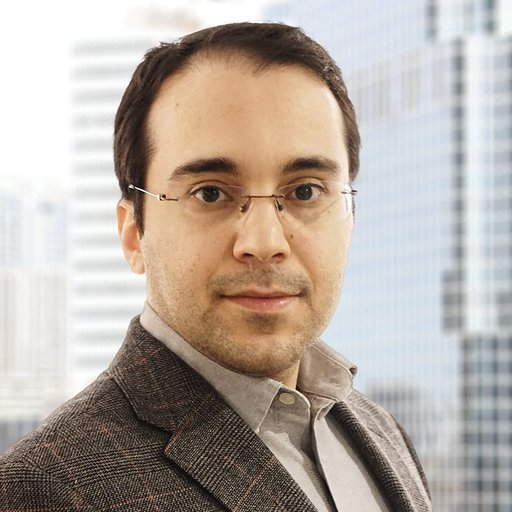
#> input picture data/1.jpg, 512 x 512 px
$ python -i canny.py   (imports and definitions only)
#> lines starting #> are read from the running program, lines starting #| are printed output that depends on the picture
# We need a better edge detection, Laplacian is not enough
# The main source of this file is form this github repo:
# https://github.com/FienSoP/canny_edge_detector

# Canny edge detector has five steps:
# Noise reduction
# Gradient calculation
# Non-maximum suppression
# Double threshold
# Edge Tracking by Hysteresis

from scipy import ndimage
from scipy.ndimage.filters import convolve

from scipy import misc
import numpy as np


class cannyEdgeDetector:
    def __init__(self, img, sigma=1, kernel_size=5, weak_pixel=75, strong_pixel=255, lowthreshold=0.05, highthreshold=0.15):
        self.img = img
        self.img_smoothed = None
        self.gradientMat = None
        self.thetaMat = None
        self.nonMaxImg = None
        self.thresholdImg = None
        self.weak_pixel = weak_pixel
        self.strong_pixel = strong_pixel
        self.sigma = sigma
        self.kernel_size = kernel_size
        self.lowThreshold = lowthreshold
        self.highThreshold = highthreshold
        return

    def gaussian_kernel(self, size, sigma=1):
        size = int(size) // 2
        x, y = np.mgrid[-size:size+1, -size:size+1]
        normal = 1 / (2.0 * np.pi * sigma**2)
        g = np.exp(-((x**2 + y**2) / (2.0*sigma**2))) * normal
        return g

    def sobel_filters(self, img):
        Kx = np.array([[-1, 0, 1], [-2, 0, 2], [-1, 0, 1]], np.float32)
        Ky = np.array([[1, 2, 1], [0, 0, 0], [-1, -2, -1]], np.float32)
        Ix = ndimage.filters.convolve(img, Kx)
        Iy = ndimage.filters.convolve(img, Ky)
        G = np.hypot(Ix, Iy)
        G = G / G.max() * 255
        theta = np.arctan2(Iy, Ix)
        return (G, theta)

    def non_max_suppression(self, img, D):
        M, N = img.shape
        Z = np.zeros((M, N), dtype=np.int32)
        angle = D * 180. / np.pi
        angle[angle < 0] += 180
        for i in range(1, M-1):
            for j in range(1, N-1):
                try:
                    q = 255
                    r = 255
                   # angle 0
                    if (0 <= angle[i, j] < 22.5) or (157.5 <= angle[i, j] <= 180):
                        q = img[i, j+1]
                        r = img[i, j-1]
                    # angle 45
                    elif (22.5 <= angle[i, j] < 67.5):
                        q = img[i+1, j-1]
                        r = img[i-1, j+1]
                    # angle 90
                    elif (67.5 <= angle[i, j] < 112.5):
                        q = img[i+1, j]
                        r = img[i-1, j]
                    # angle 135
                    elif (112.5 <= angle[i, j] < 157.5):
                        q = img[i-1, j-1]
                        r = img[i+1, j+1]
                    if (img[i, j] >= q) and (img[i, j] >= r):
                        Z[i, j] = img[i, j]
                    else:
                        Z[i, j] = 0
                except:
                    pass
        return Z

    def threshold(self, img):
        highThreshold = img.max() * self.highThreshold
        lowThreshold = highThreshold * self.lowThreshold
        M, N = img.shape
        res = np.zeros((M, N), dtype=np.int32)
        weak = np.int32(self.weak_pixel)
        strong = np.int32(self.strong_pixel)
        strong_i, strong_j = np.where(img >= highThreshold)
        # zeros_i, zeros_j = np.where(img < lowThreshold)
        weak_i, weak_j = np.where(
            (img <= highThreshold) & (img >= lowThreshold))
        res[strong_i, strong_j] = strong
        res[weak_i, weak_j] = weak
        return (res)

    def hysteresis(self, img):
        M, N = img.shape
        weak = self.weak_pixel
        strong = self.strong_pixel
        for i in range(1, M-1):
            for j in range(1, N-1):
                if (img[i, j] == weak):
                    try:
                        if ((img[i+1, j-1] == strong) or (img[i+1, j] == strong) or (img[i+1, j+1] == strong)
                            or (img[i, j-1] == strong) or (img[i, j+1] == strong)
                                or (img[i-1, j-1] == strong) or (img[i-1, j] == strong) or (img[i-1, j+1] == strong)):
                            img[i, j] = strong
                        else:
                            img[i, j] = 0
                    except:
                        pass
        return img

    def detect(self):
        self.img_smoothed = convolve(
            self.img, self.gaussian_kernel(self.kernel_size, self.sigma))
        self.gradientMat, self.thetaMat = self.sobel_filters(
            self.img_smoothed)
        self.nonMaxImg = self.non_max_suppression(
            self.gradientMat, self.thetaMat)
        self.thresholdImg = self.threshold(self.nonMaxImg)
        img_final = self.hysteresis(self.thresholdImg)
        return img_final

>>> import cv2
>>> picture = cv2.imread('../data/1.jpg', cv2.IMREAD_GRAYSCALE)
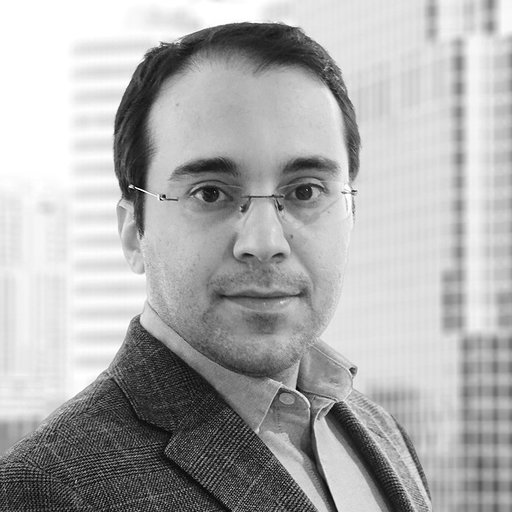
#> picture: shape (512, 512); min 0, max 255, mean 173.8
>>> result = cannyEdgeDetector(picture).detect()
#> in sobel_filters, `Ix = ndimage.filters.convolve(img, Kx)`:
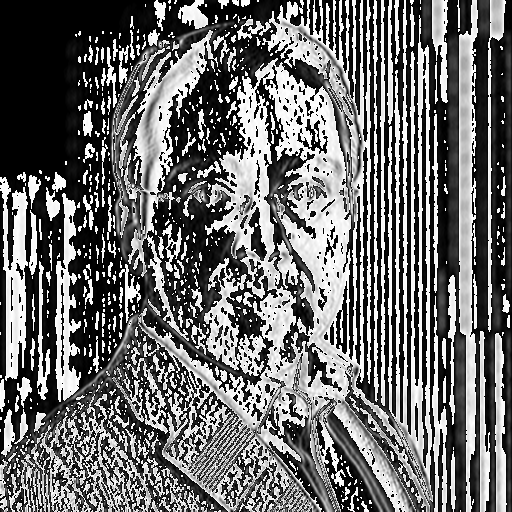
#> Ix: shape (512, 512); min 0, max 255, mean 107.5
#> in sobel_filters, `Iy = ndimage.filters.convolve(img, Ky)`:
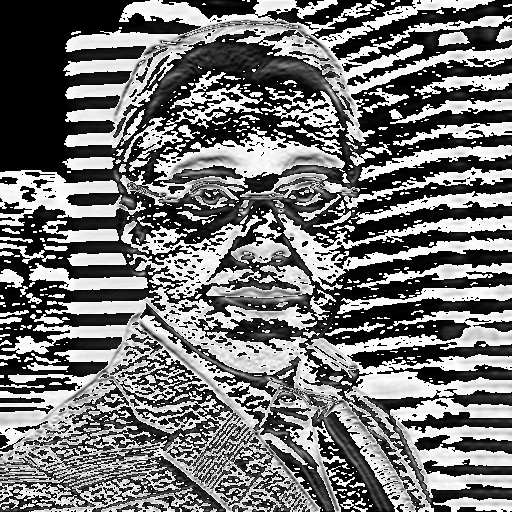
#> Iy: shape (512, 512); min 0, max 255, mean 115.8
#> in sobel_filters, `G = np.hypot(Ix, Iy)`:
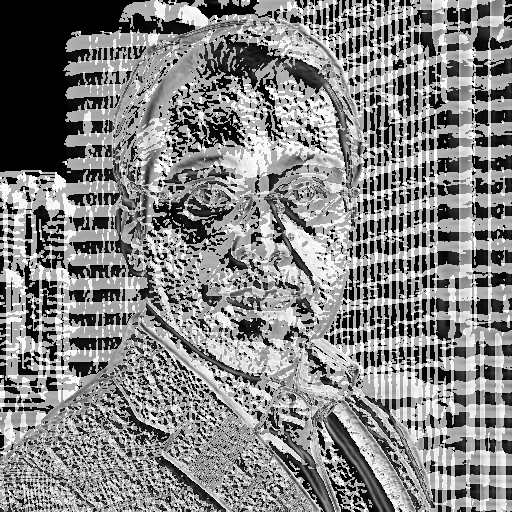
#> G: shape (512, 512) float16; min 0, max 360.5, mean 185.9; drawn with min black and max white
#> in sobel_filters, `theta = np.arctan2(Iy, Ix)`:
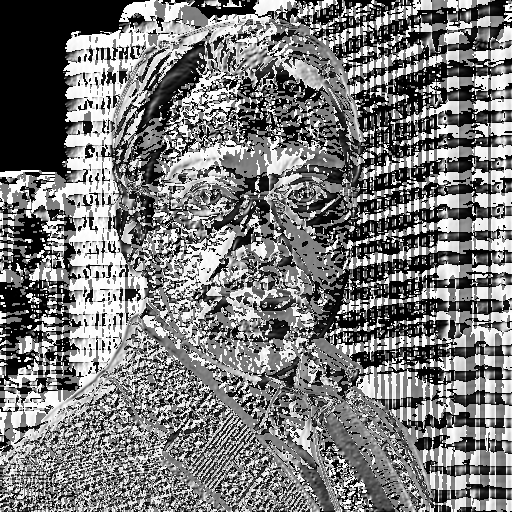
#> theta: shape (512, 512) float16; min 0, max 1.57, mean 0.746; drawn with min black and max white
#> after the loop in non_max_suppression, `for i in range(1, M-1):`:
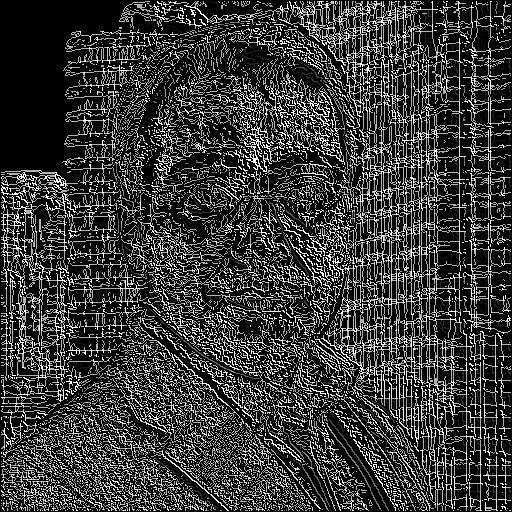
#> Z: shape (512, 512) int32; min 0, max 255, mean 56.1
#> in threshold, `highThreshold = img.max() * self.highThreshold`: highThreshold = 38.25
#> in threshold, `lowThreshold = highThreshold * self.lowThreshold`: lowThreshold = 1.91
#> in threshold, `weak_i, weak_j = np.where( (img <= highThreshold) & (img >= lowThresho..`: weak_i = 10650 values from 1 to 510; weak_j = 10650 values, max 510 at index 53, min 1 at index 4508, mean 286.4
#> after the loop in hysteresis, `for i in range(1, M-1):`:
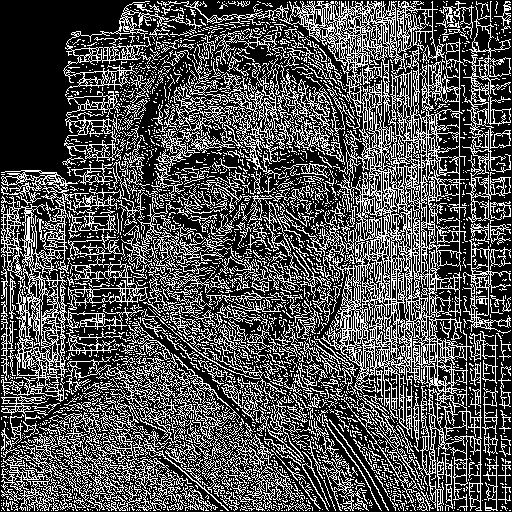
#> img: shape (512, 512) int32; 31.6% white in thin lines or dots

$ run again, on data/2.jpg
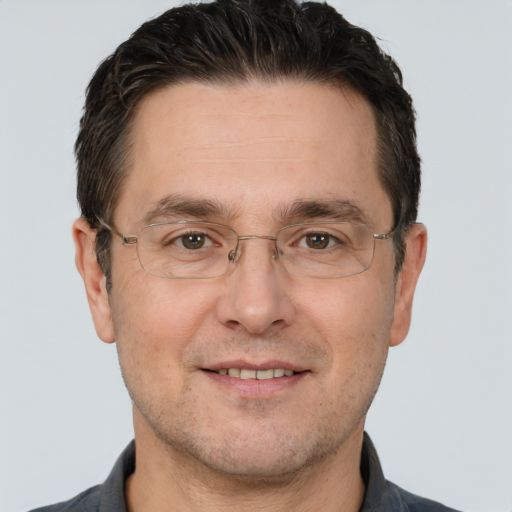
#> input picture data/2.jpg, 512 x 512 px
#> after the loop in non_max_suppression, `for i in range(1, M-1):`:
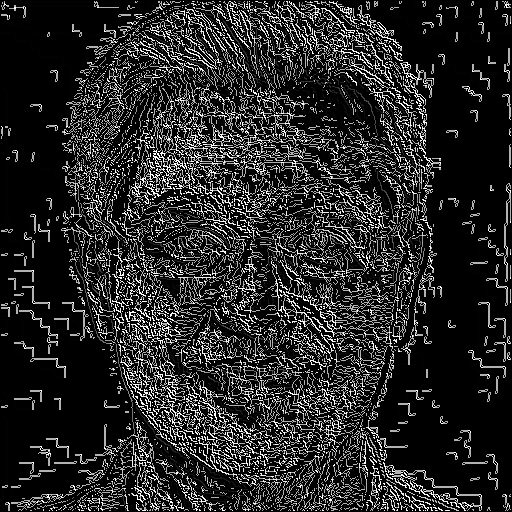
#> Z: shape (512, 512) int32; min 0, max 255, mean 40.2
#> highThreshold = 38.25
#> lowThreshold = 1.91
#> weak_i = 13459 values from 1 to 510; weak_j = 13459 values, max 510 at index 344, min 1 at index 736, mean 246.2
#> after the loop in hysteresis, `for i in range(1, M-1):`:
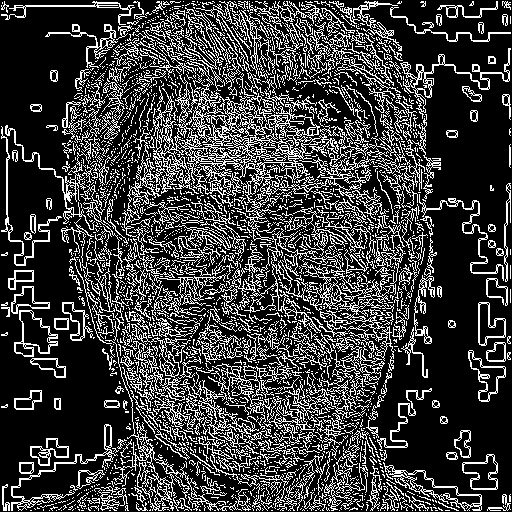
#> img: shape (512, 512) int32; 23.9% white in thin lines or dots
